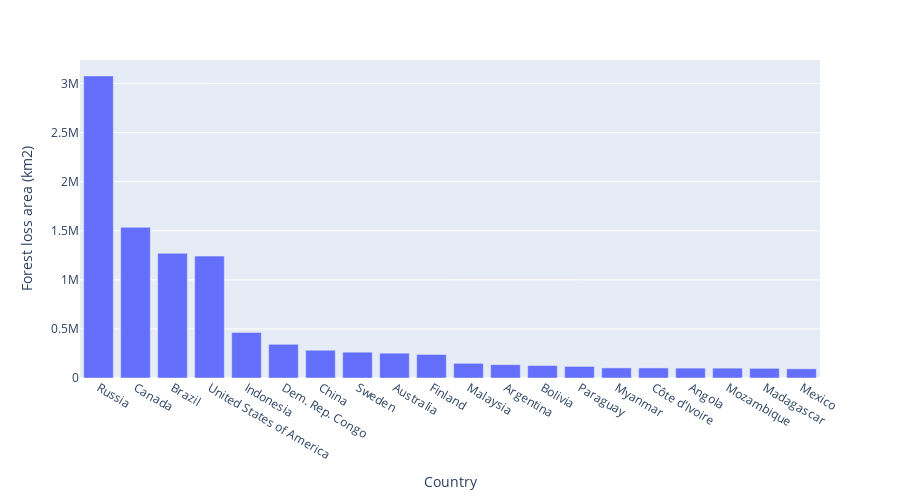

The notebook cell saved with this chart:
### Markdown cell above
Create a bar chart to visualize the forest loss area by country.

### Code cell
geemap.bar_chart(
    "treeloss.csv",
    x="NAME",
    y="sum",
    max_rows=20,
    x_label="Country",
    y_label="Forest loss area (km2)",
)

### Figure 1 — Plotly figure (JSON) as saved in the notebook; plotly's stock layout.template omitted (floating-point values rounded to 4 significant figures)
{"data": [{"alignmentgroup": "True", "hovertemplate": "Country=%{x}<br>Forest loss area (km2)=%{y}<extra></extra>", "legendgroup": "", "marker": {"color": "#636efa", "pattern": {"shape": ""}}, "name": "", "offsetgroup": "", "orientation": "v", "showlegend": false, "textposition": "auto", "type": "bar", "x": ["Russia", "Canada", "Brazil", "United States of America", "Indonesia", "Dem. Rep. Congo", "China", "Sweden", "Australia", "Finland", "Malaysia", "Argentina", "Bolivia", "Paraguay", "Myanmar", "Côte d'Ivoire", "Angola", "Mozambique", "Madagascar", "Mexico"], "xaxis": "x", "y": [3079000.0, 1535000.0, 1271000.0, 1242000.0, 463900.0, 342800.0, 283000.0, 263000.0, 253000.0, 240000.0, 149500.0, 136000.0, 126800.0, 118100.0, 102900.0, 102600.0, 100800.0, 100400.0, 98440.0, 93610.0], "yaxis": "y"}], "layout": {"barmode": "group", "height": 500, "legend": {"tracegroupgap": 0}, "margin": {"t": 60}, "xaxis": {"anchor": "y", "domain": [0, 1], "title": {"text": "Country"}}, "yaxis": {"anchor": "x", "domain": [0, 1], "title": {"text": "Forest loss area (km2)"}}}}
